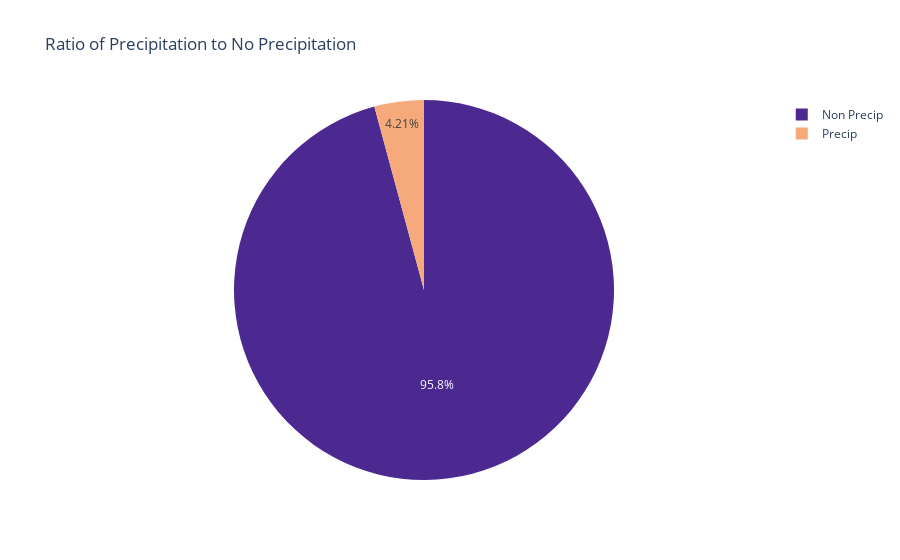

Source (notebook cell):
### Code cell
######### Hier aufzeigen, dass es in Chicago generell kaum regnet, weshalb die Werte darüber zeigen, dass es mehr Taxifahrten ohen Regen gibt (ander als unsere Erwartung)
categories = ['Precip', 'Non Precip']
values = [precip_count, non_precip_count]

fig = px.pie(
    names=categories,
    values=values,
    title='Ratio of Precipitation to No Precipitation',
    color_discrete_sequence=["#4B2991","#F6A97A"]
)

fig.show()

### Figure 1 — Plotly figure (JSON) as saved in the notebook; plotly's stock layout.template omitted (floating-point values rounded to 4 significant figures)
{"data": [{"domain": {"x": [0, 1], "y": [0, 1]}, "hovertemplate": "label=%{label}<br>value=%{value}<extra></extra>", "labels": ["Precip", "Non Precip"], "legendgroup": "", "name": "", "showlegend": true, "type": "pie", "values": [16, 364]}], "layout": {"legend": {"tracegroupgap": 0}, "piecolorway": ["#4B2991", "#F6A97A"], "title": {"text": "Ratio of Precipitation to No Precipitation"}}}
